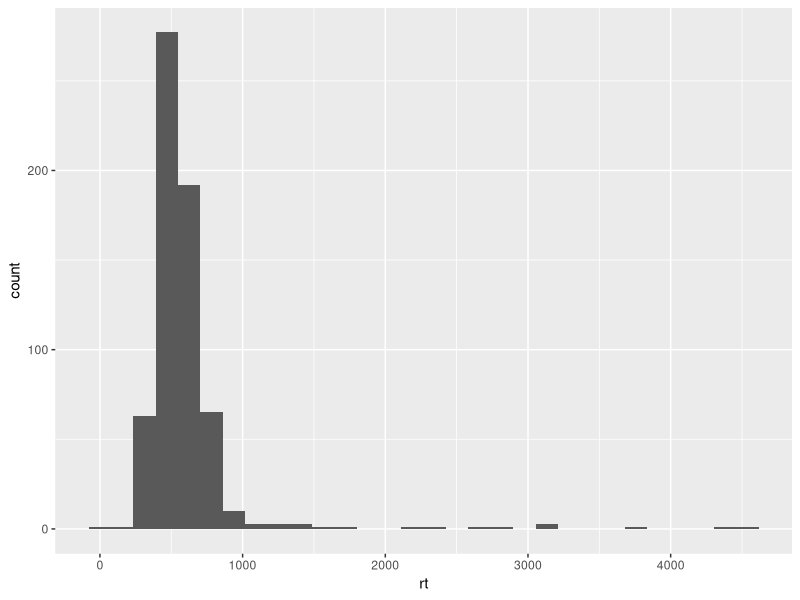

Write the R code that produced this figure.
## ---- chunk 1
#install.packages("tidyverse")
library(tidyverse)
## ---- chunk 2
sona_data = read.csv("../data/firstsonadata.csv") %>%
  select(-sona_id) %>% 
  mutate(data_source = "sona")

prolific_data = read.csv("../data/firstprolificdata.csv")%>%
  select(-PROLIFIC_PID) %>% 
  mutate(data_source = "prolific")

final_data = rbind(sona_data, prolific_data)

## ---- chunk 3
nrow(final_data)
ncol(final_data)

final_data %>%
pull(ID) %>% unique() %>% length

final_data %>%
  group_by(ID) %>% count()

final_data %>% 
  filter(typeoftrial == "target" & block_number == 1)%>%
  group_by(ID) %>%
  count()
#Our independent variables are "valence" (positive, negative, neutral) and "type" (novel or familiar).
#Our dependent variables are "rt" for priming trials.
as.factor(final_data$valence)
as.factor(final_data$type)

final_data %>%
  group_by(ID) %>% filter(typeoftrial == "target") %>% count()

final_data %>%
  group_by(ID) %>% filter(typeoftrial == "sentence") %>% count() 

final_data %>%
  group_by(ID) %>% filter(typeoftrial == "attention") %>% count() 

## ---- chunk 4
demographics = final_data %>%
 filter(typeoftrial == "demographics") %>%
  select(ID, age, gender, education, race, hispanic, dominant_hand, alert_time, english) %>%
  mutate(across(c(age, education), ~ replace_na(., NA))) %>%
  mutate(across(c(gender, race, hispanic, dominant_hand, alert_time, english), 
                ~ replace_na(., "NOT_FOUND"))) %>%
  mutate(across(c(age, gender, education, race, hispanic, dominant_hand, alert_time, english), 
                ~ ifelse(. == "", "blank", .)))

subject_age = demographics %>%
summarise(mean_age = mean(age, na.rm = TRUE),
            sd_age = sd(age, na.rm = TRUE))

gender_distribution = demographics %>%
  filter(gender != "blank") %>%
  count(gender)

race_distribution = demographics %>%
  filter(race != "blank") %>%
  count(race)

subject_education = demographics %>%
  summarise(mean_education = mean(education, na.rm = TRUE),
            sd_education = sd(education, na.rm = TRUE))

target_accuracy = final_data %>%
  filter(typeoftrial == "target") %>%
  group_by(ID) %>%
  summarise(correct_count = sum(correct == TRUE, na.rm = TRUE),
    total_count = n(),                                    
    accuracy = correct_count / total_count)%>%
  summarise(mean_accuracy = mean(accuracy),
            sd_accuracy = sd(accuracy))

target_data = final_data %>%
  filter(typeoftrial == "target") %>%
  group_by(ID)%>%
  mutate(rt = as.numeric(rt))


ggplot(data = target_data)+
  geom_histogram(mapping = aes (x = rt))


## ---- chunk 5
valence_codes = read_csv("../data/valence_codes.csv")

priming_data = final_data %>% 
  filter(typeoftrial == "target" & block_number == 1)%>%
  select(condition, rt, prime, target, correct) %>%
  left_join(valence_codes) #make sure to filter "dodish" "foobly" "nuppical" "mipp"
